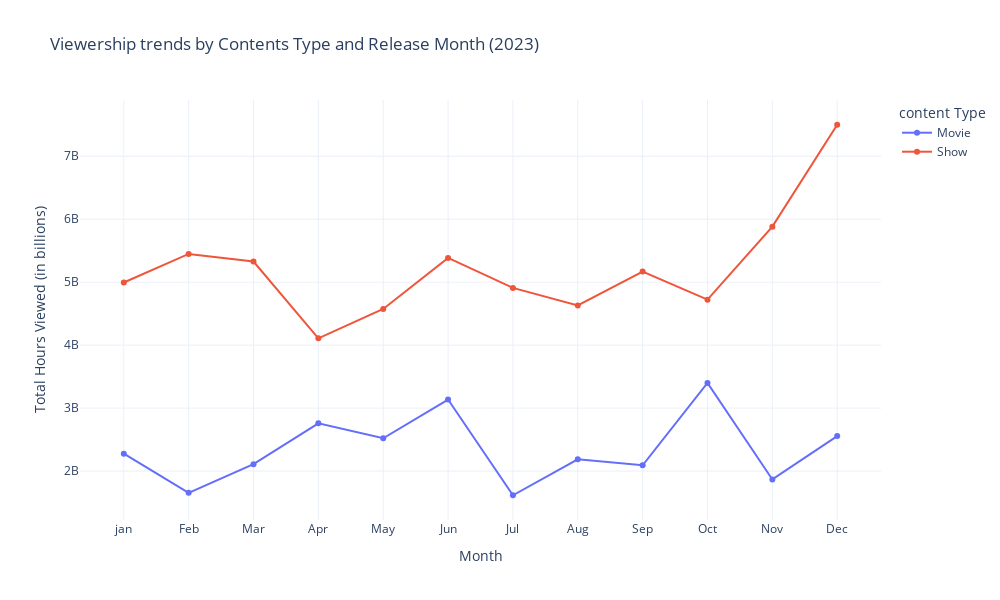

The notebook cell this image was saved under:
### Code cell
monthly_viewership_by_type = df.pivot_table(
    index='Release Month',
    columns='Content Type',
    values='Hours Viewed',
    aggfunc='sum')
fig = go.Figure()

for content_type in monthly_viewership_by_type.columns:
    fig.add_trace(
        go.Scatter(
            x=monthly_viewership_by_type.index,
            y=monthly_viewership_by_type[content_type],
            mode = 'lines+markers',
            name=content_type
        )
    )
fig.update_layout(
    title='Viewership trends by Contents Type and Release Month (2023)',
    xaxis_title='Month',
    yaxis_title='Total Hours Viewed (in billions)',
    xaxis=dict(
        tickmode='array',
        tickvals=list(range(1,13)),
        ticktext=['jan','Feb', 'Mar', 'Apr', 'May', 'Jun', 'Jul', 'Aug', 'Sep', 'Oct', 'Nov', 'Dec']
    ),
    height=600,
    width=1000,
    legend_title='content Type'
)
fig.show()

### Figure 1 — Plotly figure (JSON) as saved in the notebook; plotly's stock layout.template omitted (floating-point values rounded to 4 significant figures)
{"data": [{"mode": "lines+markers", "name": "Movie", "type": "scatter", "x": [1, 2, 3, 4, 5, 6, 7, 8, 9, 10, 11, 12], "y": [2275900000, 1654400000, 2109400000, 2757600000, 2520500000, 3135800000, 1615700000, 2186400000, 2092300000, 3400400000, 1866900000, 2554900000]}, {"mode": "lines+markers", "name": "Show", "type": "scatter", "x": [1, 2, 3, 4, 5, 6, 7, 8, 9, 10, 11, 12], "y": [4995700000, 5449300000, 5327700000, 4108100000, 4574100000, 5386200000, 4909100000, 4631400000, 5169900000, 4722800000, 5882600000, 7500900000]}], "layout": {"height": 600, "legend": {"title": {"text": "content Type"}}, "title": {"text": "Viewership trends by Contents Type and Release Month (2023)"}, "width": 1000, "xaxis": {"tickmode": "array", "ticktext": ["jan", "Feb", "Mar", "Apr", "May", "Jun", "Jul", "Aug", "Sep", "Oct", "Nov", "Dec"], "tickvals": [1, 2, 3, 4, 5, 6, 7, 8, 9, 10, 11, 12], "title": {"text": "Month"}}, "yaxis": {"title": {"text": "Total Hours Viewed (in billions)"}}}}
